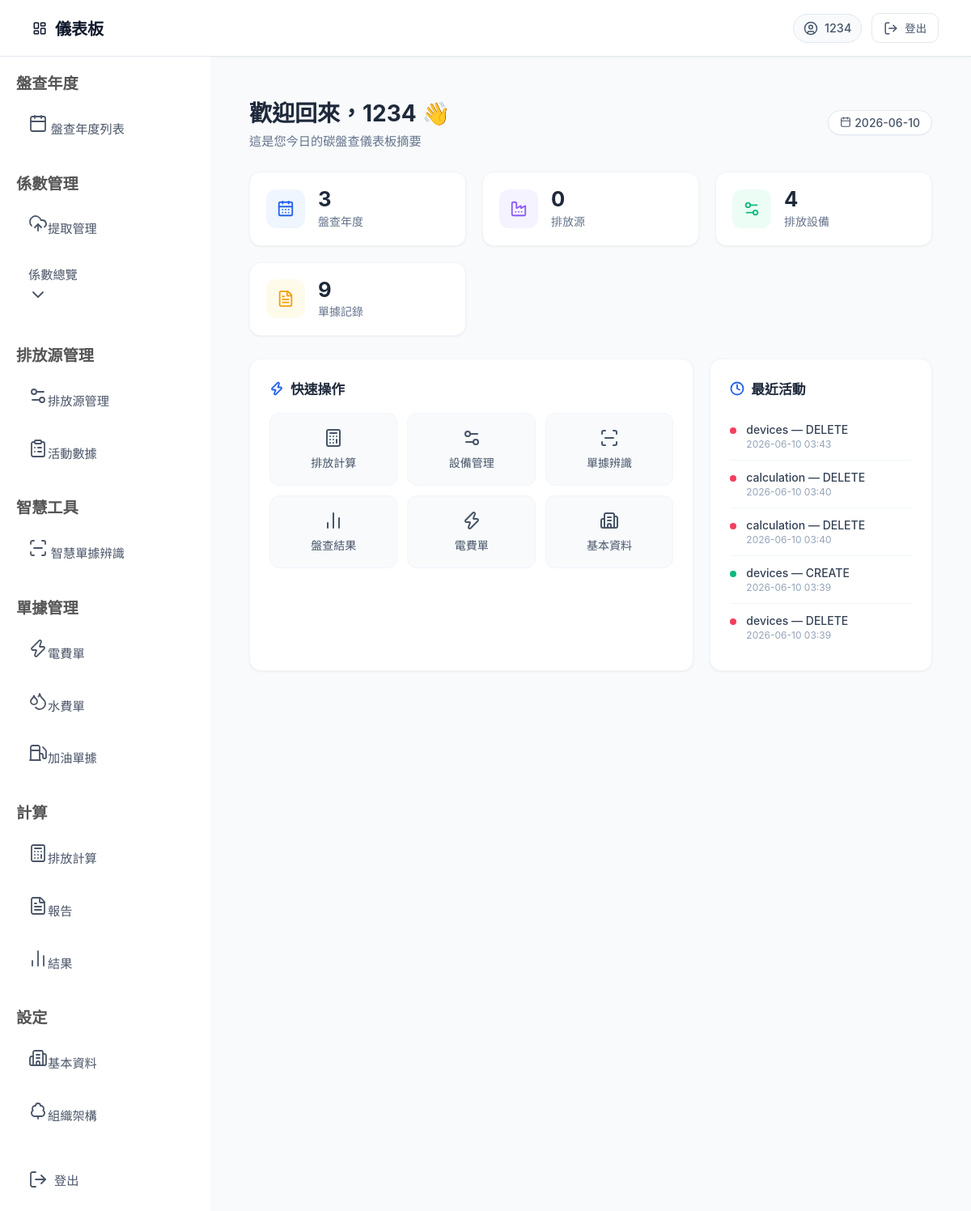
The app's page /index/ (signed in) with its own data.
### model.py (models this page shows)
class Account(SQLModel, table=True):
    id: int | None = Field(default=None, primary_key=True)  # 自動遞增
    account: str
    password: str
    email: str
    years: List["Year"] = Relationship(back_populates="account")
    companies: List["CompanyInfo"] = Relationship(back_populates="account")
    boundaries: List["Boundary"] = Relationship(back_populates="account")
    emission_sources: List["EmissionSource"] = Relationship(back_populates="account")
    activity_data: List["ActivityData"] = Relationship(back_populates="account")
    org_charts: List["OrgChart"] = Relationship(back_populates="account")

class DataChangeLog(SQLModel, table=True):
    id: Optional[int] = Field(default=None, primary_key=True)
    module: str = Field(index=True)
    entity_name: str
    record_key: str
    action_type: str
    changed_by: str = Field(default="system")
    changed_at: datetime = Field(default_factory=datetime.utcnow, index=True)
    change_details: str

### routers/index.py (the view)
@router.get("/", response_class=HTMLResponse)
async def index_page(request: Request):
    if not request.session.get("user"):
        return RedirectResponse(url="/login/", status_code=303)
    user_id = request.session.get("user")
    with Session(engine) as session:
        account = session.get(Account, user_id)
        year_count = session.exec(
            select(func.count()).select_from(Year).where(Year.account_id == user_id)
        ).one() or 0
        source_count = session.exec(
            select(func.count())
            .select_from(EmissionSource)
            .where(EmissionSource.account_id == user_id)
        ).one() or 0
        device_count = session.exec(
            select(func.count()).select_from(Device)
        ).one() or 0
        bill_count = session.exec(
            select(func.count()).select_from(UtilityBill)
        ).one() or 0
        recent_logs = session.exec(
            select(DataChangeLog)
            .order_by(DataChangeLog.changed_at.desc())
            .limit(5)
        ).all()
    return templates.TemplateResponse(
        "index.html",
        {
            "request": request,
            "user": user_id,
            "account": account,
            "year_count": year_count,
            "source_count": source_count,
            "device_count": device_count,
            "bill_count": bill_count,
            "recent_logs": recent_logs,
            "now_date": datetime.now().strftime("%Y-%m-%d"),
        },
    )

### templates/index.html (shortened to what this page needs)
{% extends "base.html" %}
{% block content %}
<div class="dashboard">
  <header class="dashboard-header">
    <div>
      <h1>歡迎回來，{{ account.account if account else '使用者' }} 👋</h1>
      <p class="subtitle">這是您今日的碳盤查儀表板摘要</p>
    </div>
    <div class="dashboard-meta">
      <span class="badge">
        <i data-lucide="calendar" style="width:14px;height:14px;margin-right:4px;vertical-align:middle;"></i>
        {{ now_date }}
      </span>
    </div>
  </header>
  <section class="kpi-grid">
    <div class="kpi-card kpi-blue">
      <div class="kpi-icon"><i data-lucide="calendar-days"></i></div>
      <div class="kpi-info">
        <div class="kpi-value">{{ year_count }}</div>
        <div class="kpi-label">盤查年度</div>
      </div>
    </div>
    <div class="kpi-card kpi-violet">
      <div class="kpi-icon"><i data-lucide="factory"></i></div>
      <div class="kpi-info">
        <div class="kpi-value">{{ source_count }}</div>
        <div class="kpi-label">排放源</div>
      </div>
    </div>
    <div class="kpi-card kpi-emerald">
      <div class="kpi-icon"><i data-lucide="settings-2"></i></div>
      <div class="kpi-info">
        <div class="kpi-value">{{ device_count }}</div>
        <div class="kpi-label">排放設備</div>
      </div>
    </div>
    <div class="kpi-card kpi-amber">
      <div class="kpi-icon"><i data-lucide="file-text"></i></div>
      <div class="kpi-info">
        <div class="kpi-value">{{ bill_count }}</div>
        <div class="kpi-label">單據記錄</div>
      </div>
    </div>
  </section>
  <section class="dashboard-grid">
    <div class="dashboard-card">
      <h3><i data-lucide="zap" style="width:18px;height:18px;stroke-width:2.5;color:#2563eb;"></i> 快速操作</h3>
      <div class="quick-actions">
        <a href="/calculation"
           hx-get="/calculation"
           hx-target="#main-content"
           hx-select="#main-content"
           hx-push-url="true"
           hx-indicator="#global-loading">
          <i data-lucide="calculator"></i>
          <span>排放計算</span>
        </a>
        <a href="/devices/"
           hx-get="/devices/"
           hx-target="#main-content"
           hx-select="#main-content"
           hx-push-url="true"
           hx-indicator="#global-loading">
          <i data-lucide="settings-2"></i>
          <span>設備管理</span>
        </a>
        <a href="/ocr/upload"
           hx-get="/ocr/upload"
           hx-target="#main-content"
           hx-select="#main-content"
           hx-push-url="true"
           hx-indicator="#global-loading">
          <i data-lucide="scan-line"></i>
          <span>單據辨識</span>
        </a>
        <a href="/result"
           hx-get="/result"
           hx-target="#main-content"
           hx-select="#main-content"
           hx-push-url="true"
           hx-indicator="#global-loading">
          <i data-lucide="bar-chart-2"></i>
          <span>盤查結果</span>
        </a>
        <a href="/documents/electricity"
           hx-get="/documents/electricity"
           hx-target="#main-content"
           hx-select="#main-content"
           hx-push-url="true"
           hx-indicator="#global-loading">
          <i data-lucide="zap"></i>
          <span>電費單</span>
        </a>
        <a href="/set"
           hx-get="/set"
           hx-target="#main-content"
           hx-select="#main-content"
           hx-push-url="true"
           hx-indicator="#global-loading">
          <i data-lucide="building-2"></i>
          <span>基本資料</span>
        </a>
      </div>
    </div>
    <div class="dashboard-card">
      <h3><i data-lucide="clock" style="width:18px;height:18px;stroke-width:2.5;color:#2563eb;"></i> 最近活動</h3>
      <ul class="activity-list">
        {% if recent_logs %}
          {% for log in recent_logs %}
          <li>
            <span class="activity-dot" style="background:
              {% if log.action_type == 'CREATE' %}#10b981
              {% elif log.action_type == 'UPDATE' %}#f59e0b
              {% elif log.action_type == 'DELETE' %}#f43f5e
              {% else %}#94a3b8
              {% endif %};"></span>
            <div class="activity-content">
              <div class="activity-title">{{ log.module }} — {{ log.action_type }}</div>
              <div class="activity-time">{{ log.changed_at.strftime('%Y-%m-%d %H:%M') }}</div>
            </div>
          </li>
          {% endfor %}
        {% else %}
          <li class="empty">暫無近期活動記錄</li>
        {% endif %}
      </ul>
    </div>
  </section>
</div>
{% endblock %}

### static/css/index.css (style rules this page uses)
body { margin: 0; font-family: "Noto Sans TC", "Inter", -apple-system, BlinkMacSystemFont, "Segoe UI", Roboto, "Helvetica Neue", Arial, sans-serif; background-color: #f8fafc; color: #334155; display: flex; flex-direction: column; min-height: 100vh; }
h1 { color: #2c3e50; margin-bottom: 20px; font-size: 2.8em; font-weight: 700; }
.dashboard { max-width: 1200px; margin: 0 auto; padding: 8px; text-align: left; }
.dashboard-header { display: flex; justify-content: space-between; align-items: center; flex-wrap: wrap; gap: 12px; margin-bottom: 28px; }
.dashboard-header h1 { font-size: 1.75rem; font-weight: 700; color: #1e293b; margin: 0; }
.dashboard-header .subtitle { color: #64748b; margin: 4px 0 0; font-size: 0.95rem; }
.badge { display: inline-flex; align-items: center; padding: 6px 14px; border-radius: 9999px; background: #ffffff; color: #475569; font-size: 0.875rem; font-weight: 500; border: 1px solid #e2e8f0; box-shadow: 0 1px 2px rgba(0,0,0,0.04); }
.kpi-grid { display: grid; grid-template-columns: repeat(auto-fit, minmax(200px, 1fr)); gap: 20px; margin-bottom: 28px; }
.kpi-card { background: #ffffff; border-radius: 14px; padding: 20px; display: flex; align-items: center; gap: 16px; border: 1px solid #f1f5f9; box-shadow: 0 1px 3px rgba(0,0,0,0.04), 0 1px 2px rgba(0,0,0,0.02); transition: transform 0.2s ease, box-shadow 0.2s ease; }
.kpi-icon { width: 48px; height: 48px; border-radius: 12px; display: grid; place-items: center; flex-shrink: 0; }
.kpi-icon svg { width: 22px; height: 22px; stroke-width: 2; }
.kpi-info { display: flex; flex-direction: column; gap: 4px; }
.kpi-value { font-size: 1.6rem; font-weight: 700; color: #1e293b; line-height: 1; }
.kpi-label { font-size: 0.875rem; color: #64748b; font-weight: 500; }
.kpi-blue .kpi-icon { background: #eff6ff; color: #2563eb; }
.kpi-violet .kpi-icon { background: #f5f3ff; color: #8b5cf6; }
.kpi-emerald .kpi-icon { background: #ecfdf5; color: #10b981; }
.kpi-amber .kpi-icon { background: #fffbeb; color: #f59e0b; }
.dashboard-grid { display: grid; grid-template-columns: 1fr; gap: 20px; }
@media (min-width: 900px) { .dashboard-grid { grid-template-columns: 2fr 1fr; } }
.dashboard-card { background: #ffffff; border-radius: 14px; padding: 24px; border: 1px solid #f1f5f9; box-shadow: 0 1px 3px rgba(0,0,0,0.04), 0 1px 2px rgba(0,0,0,0.02); }
.dashboard-card h3 { font-size: 1.05rem; font-weight: 600; color: #1e293b; margin: 0 0 18px; display: flex; align-items: center; gap: 8px; }
.quick-actions { display: grid; grid-template-columns: repeat(auto-fill, minmax(130px, 1fr)); gap: 12px; }
.quick-actions a { display: flex; flex-direction: column; align-items: center; justify-content: center; gap: 8px; padding: 18px 10px; border-radius: 12px; background: #f8fafc; color: #475569; text-decoration: none; font-size: 0.875rem; font-weight: 500; transition: all 0.15s ease; border: 1px solid #f1f5f9; }
.quick-actions a svg { width: 24px; height: 24px; stroke-width: 2; }
.activity-list { list-style: none; padding: 0; margin: 0; }
.activity-list li { display: flex; align-items: flex-start; gap: 12px; padding: 12px 0; border-bottom: 1px solid #f1f5f9; }
.activity-list li:last-child { border-bottom: none; }
.activity-dot { width: 8px; height: 8px; border-radius: 50%; margin-top: 6px; flex-shrink: 0; }
.activity-content { flex: 1; min-width: 0; }
.activity-title { font-size: 0.875rem; font-weight: 500; color: #334155; }
.activity-time { font-size: 0.75rem; color: #94a3b8; margin-top: 2px; }

### records on screen
Account: account "1234"
DataChangeLog: module "devices", action_type "DELETE", changed_at "2026-06-10 03:43"
DataChangeLog: module "calculation", action_type "DELETE", changed_at "2026-06-10 03:40"
DataChangeLog: module "calculation", action_type "DELETE", changed_at "2026-06-10 03:40"
DataChangeLog: module "devices", action_type "CREATE", changed_at "2026-06-10 03:39"
DataChangeLog: module "devices", action_type "DELETE", changed_at "2026-06-10 03:39"

### other values on screen
{{ request.session.get("username", "使用者") }} "1234"
{{ now_date }} "2026-06-10"
{{ year_count }} "3"
{{ source_count }} "0"
{{ device_count }} "4"
{{ bill_count }} "9"
